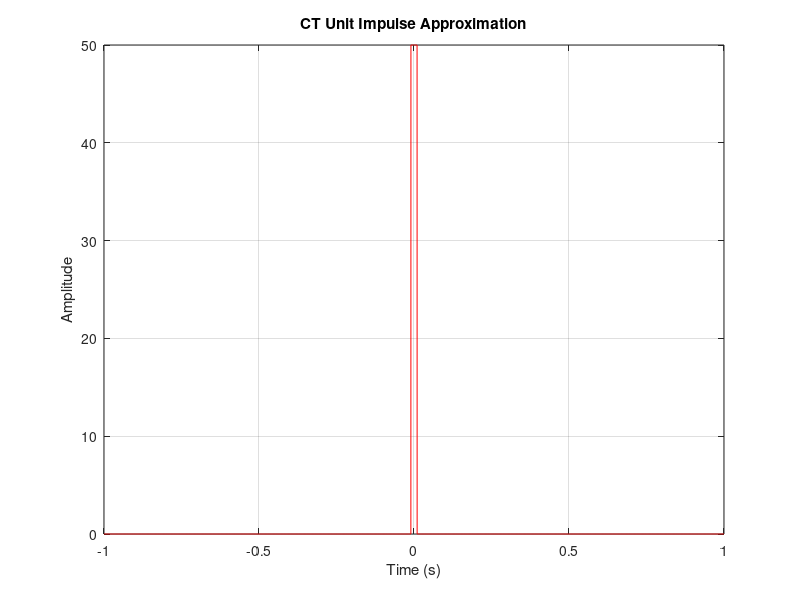

MATLAB code to generate this figure:
%% CT Unit Impulse (Delta Dirac) Approx
clear; clc;
close all;

t = linspace(-1,1,10000);

width = 0.02;

signal = double(abs(t) <= width/2) / width;

plot(t,signal,'r');

xlabel('Time (s)');
ylabel('Amplitude');
title('CT Unit Impulse Approximation');

grid on;
